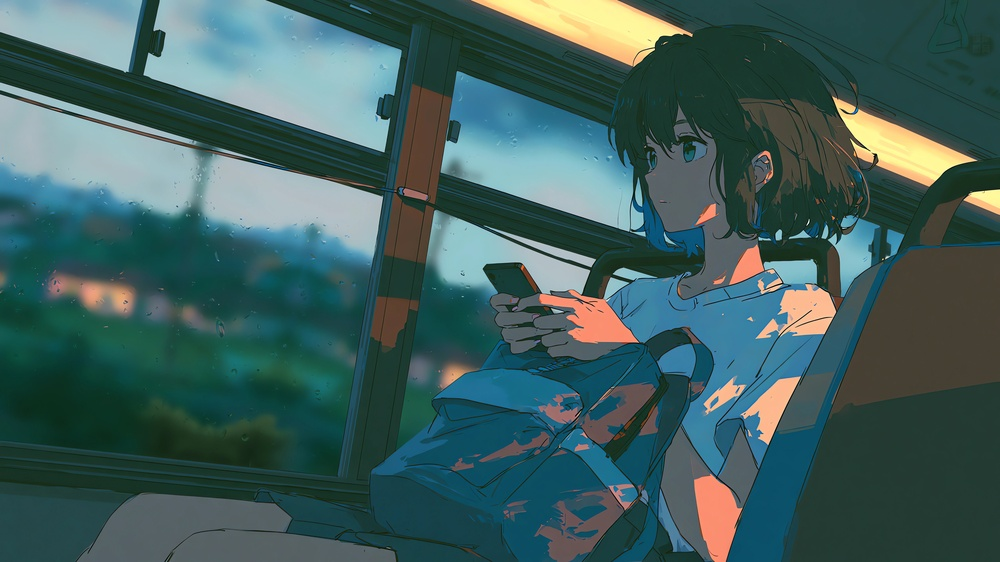
#> input picture week01/day06/test.jpg, 1000 x 562 px, shrunk from 3840 x 2160 before the run
$ python 'fushi pengzhang.py'
#> lines starting #> are read from the running program, lines starting #| are printed output that depends on the picture; after the words box and inside, x2 and y2 are one past the last pixel; in counts of white or black regions, pixels touching at a corner belong together
import cv2

image = cv2.imread("test.jpg")
#> image is the input picture: shape (562, 1000, 3); mean B, G, R 93.1, 94.7, 63.5

gray = cv2.cvtColor(
    image,
    cv2.COLOR_BGR2GRAY
)
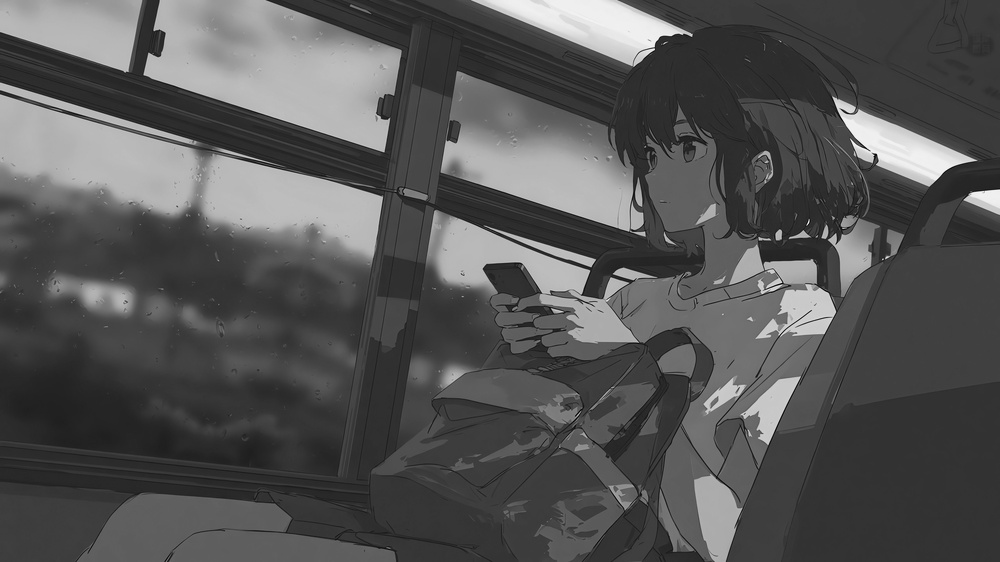
#> gray: shape (562, 1000); min 1, max 249, mean 85.1

_, binary = cv2.threshold(
    gray,
    127,
    255,
    cv2.THRESH_BINARY
)
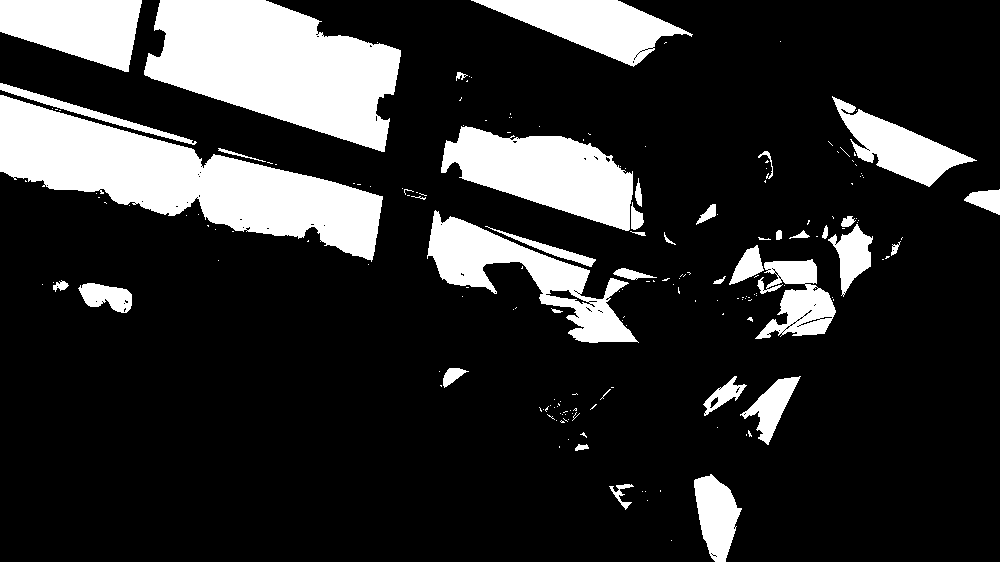
#> binary: shape (562, 1000); 18.8% white; 188 white regions (149 under 20 px), largest, box (x1, y1, x2, y2) and area: (0, 95, 383, 262) 25917, (144, 0, 401, 152) 24055, (441, 126, 633, 231) 11351

# 创建 kernel
kernel = cv2.getStructuringElement(
    cv2.MORPH_RECT,
    (3,3)
)

# 腐蚀
eroded = cv2.erode(
    binary,
    kernel,
    iterations=1
)
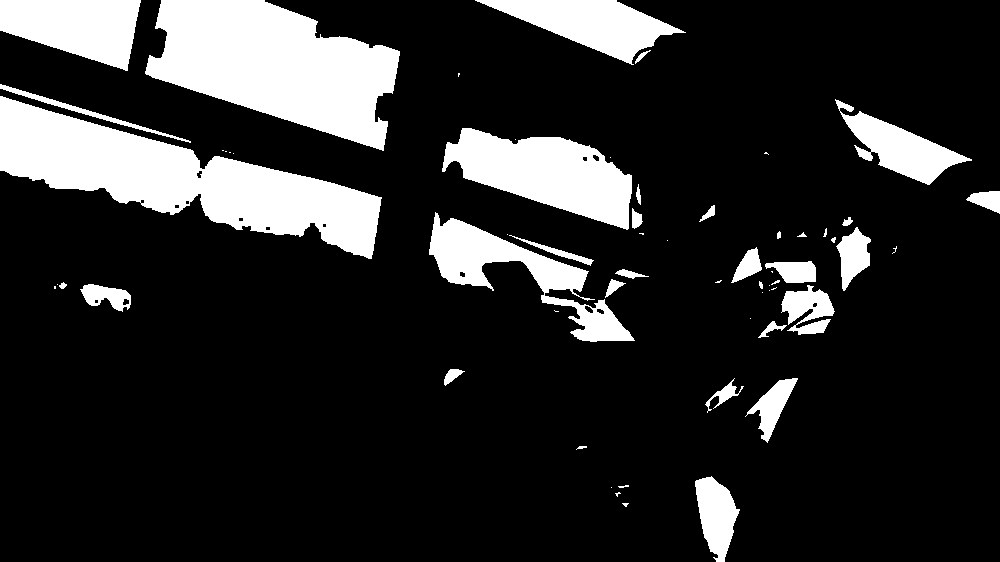
#> eroded: shape (562, 1000); 17% white; 61 white regions (26 under 20 px), largest, box (x1, y1, x2, y2) and area: (0, 96, 382, 259) 24608, (145, 0, 400, 151) 23214, (442, 128, 632, 230) 10621

# 膨胀
dilated = cv2.dilate(
    binary,
    kernel,
    iterations=1
)
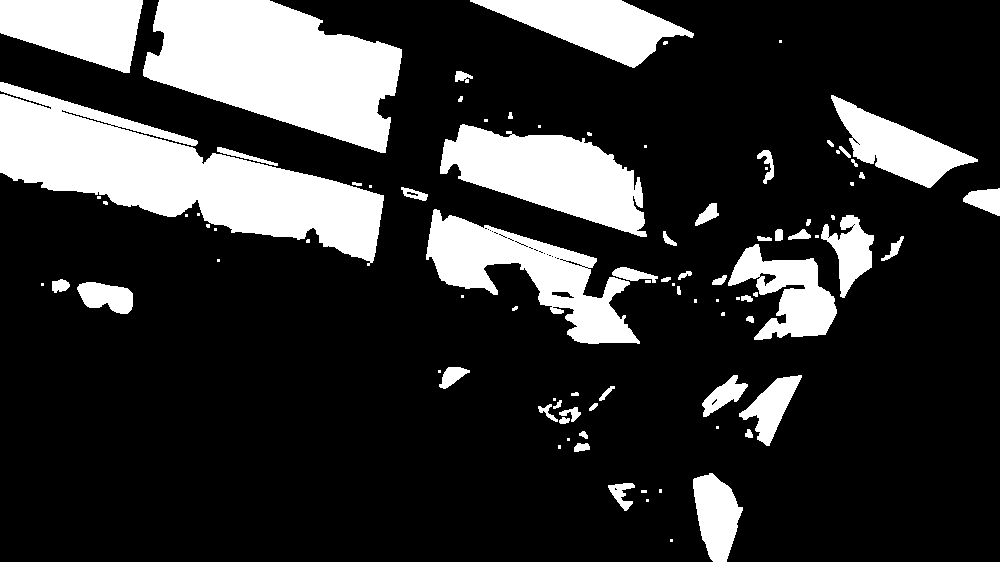
#> dilated: shape (562, 1000); 20.9% white; 91 white regions (37 under 20 px), largest, box (x1, y1, x2, y2) and area: (0, 82, 384, 266) 29091, (143, 0, 402, 153) 24879, (440, 124, 647, 237) 12663

cv2.imshow("Binary", binary)
cv2.imshow("Eroded", eroded)
cv2.imshow("Dilated", dilated)

cv2.waitKey(0)
cv2.destroyAllWindows()
